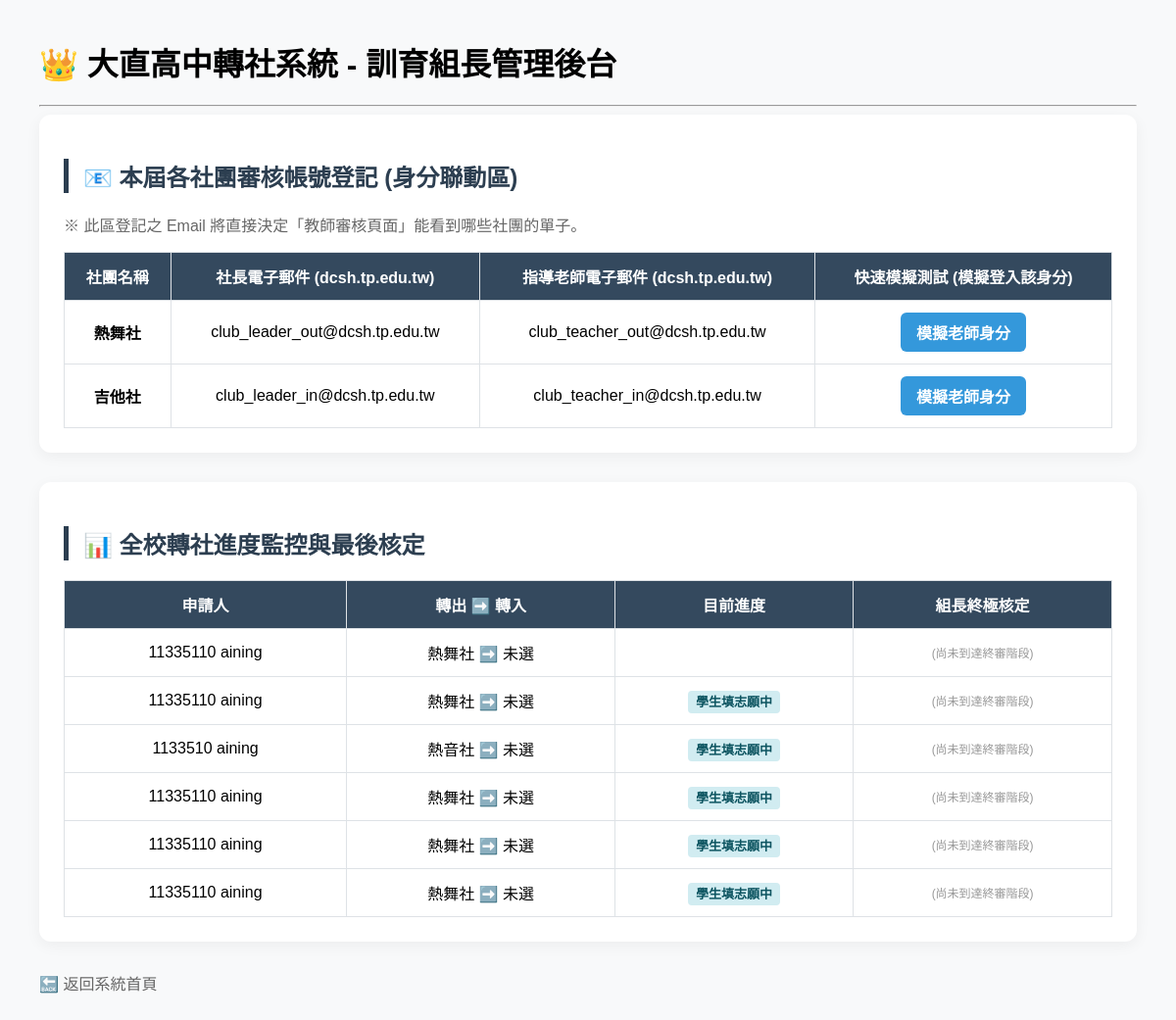
The app's page /apply/leader/, older data.
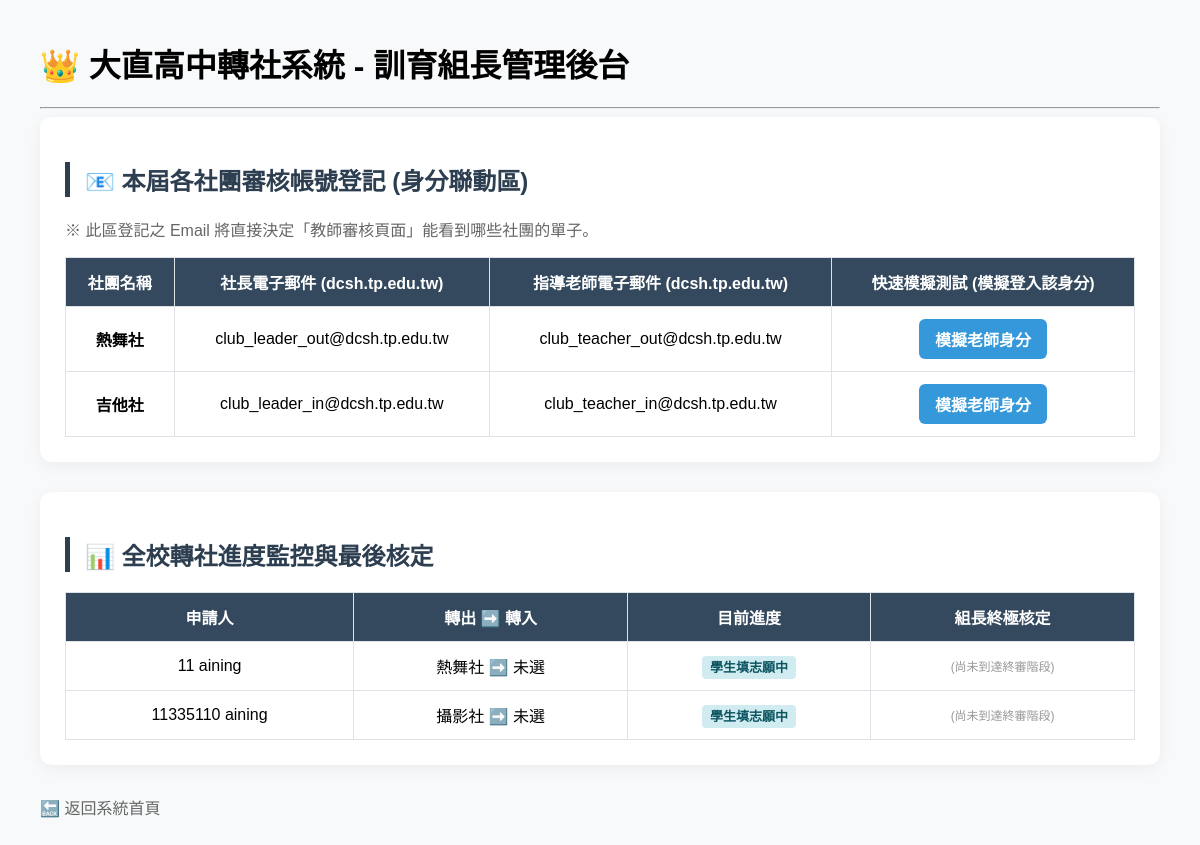
The same page, newer data.
### em/models.py (models this page shows, shortened)
class Apply(models.Model):
    STATUS_CHOICES = [
        (0, '第一關：等待原社社長審核'),
        (1, '第一關失敗：原社社長拒絕'),
        (2, '第二關：等待原社社師審核'),
        (3, '第二關失敗：原社社師拒絕'),
        (4, '申請成功：允許轉出'),
        (5, '第三關：選取欲轉入社團並填寫資料'),
        (6, '第四關：等待新社社長審核'),
        (7, '第四關失敗：新社社長拒絕'),
        (8, '第五關：等待新社社師審核'),
        (9, '第五關失敗：新社社師拒絕'),
        (10, '第六關：等待組長審核'),
        (11, '第六關失敗：組長拒絕'),
        (12, '第六關成功：申請成功'),
    ]
    applicant = models.ForeignKey(User, on_delete=models.CASCADE, verbose_name='申請者')
    student_id = models.CharField('學號', max_length=20)
    from_club = models.ForeignKey(Club, on_delete=models.CASCADE, related_name='out_applies', verbose_name='原社團',null=True, blank=True)
    target_club = models.ForeignKey(Club, on_delete=models.CASCADE, related_name='in_applies', verbose_name='想轉入的社團', null=True, blank=True)
    out_reason = models.TextField('轉出原因', null=True, blank=True)
    in_reason = models.TextField('轉入原因', null=True, blank=True)
    status = models.IntegerField('申請狀態', choices=STATUS_CHOICES, default=0)
    chief_approved = models.BooleanField(null=True, blank=True, verbose_name="原社社長審核")
    teacher_approved = models.BooleanField(null=True, blank=True, verbose_name="原社老師審核")
    new_chief_approved = models.BooleanField(null=True, blank=True, verbose_name="新社社長審核")
    new_teacher_approved = models.BooleanField(null=True, blank=True, verbose_name="新社老師審核")
    leader_approved = models.BooleanField(null=True, blank=True, verbose_name="訓育組長最終核定")

class Club(models.Model):
    CATEGORY_CHOICES = [
        ('才藝', '才藝性社團'),
        ('體育', '體育性社團'),
        ('育樂', '育樂性社團'),
        ('學術類自然', '學術類自然社團'),
        ('學術類社會', '學術類社會社團'),
    ]
    category = models.CharField(
        '社團屬性',
        max_length=10,
        choices=CATEGORY_CHOICES,
        default='才藝'
    )
    clubname = models.CharField('社團名稱', max_length=10)
    leadername = models.CharField('社長名稱', max_length=5)
    teachername = models.CharField('社師名稱', max_length=5)
    memberaccount = models.CharField('社團名額', max_length=3, default='40')
    def __str__(self):
        return self.clubname

### em/views.py (the view)
# urls.py: path('apply/leader/', views.leader, name='leader'),
def leader(request):
    all_applies = Apply.objects.all()
    return render(request, 'em/leader.html', {
        'object_list': all_applies,
        'fake_db': FAKE_TEACHER_DB
    })

### em/templates/em/leader.html (shortened to what this page needs)
<!DOCTYPE html>
<html>
<head>
</head>
<body>
    <h1>👑 大直高中轉社系統 - 訓育組長管理後台</h1>
    <hr>
    <div class="section">
        <h2>📧 本屆各社團審核帳號登記 (身分聯動區)</h2>
        <p style="color: #666;">※ 此區登記之 Email 將直接決定「教師審核頁面」能看到哪些社團的單子。</p>
        <table>
            <thead>
                <tr>
                    <th>社團名稱</th>
                    <th>社長電子郵件 (dcsh.tp.edu.tw)</th>
                    <th>指導老師電子郵件 (dcsh.tp.edu.tw)</th>
                    <th>快速模擬測試 (模擬登入該身分)</th>
                </tr>
            </thead>
            <tbody>
                <tr>
                    <td><strong>熱舞社</strong></td>
                    <td>club_leader_out@dcsh.tp.edu.tw</td>
                    <td>club_teacher_out@dcsh.tp.edu.tw</td>
                    <td>
                        <a href="{% url 'teacher_list' %}?mock_user=club_teacher_out@dcsh.tp.edu.tw" class="btn btn-blue">模擬老師身分</a>
                    </td>
                </tr>
                <tr>
                    <td><strong>吉他社</strong></td>
                    <td>club_leader_in@dcsh.tp.edu.tw</td>
                    <td>club_teacher_in@dcsh.tp.edu.tw</td>
                    <td>
                        <a href="{% url 'teacher_list' %}?mock_user=club_teacher_in@dcsh.tp.edu.tw" class="btn btn-blue">模擬老師身分</a>
                    </td>
                </tr>
            </tbody>
        </table>
    </div>
    <div class="section">
        <h2>📊 全校轉社進度監控與最後核定</h2>
        <table>
            <thead>
                <tr>
                    <th>申請人</th>
                    <th>轉出 ➡️ 轉入</th>
                    <th>目前進度</th>
                    <th>組長終極核定</th>
                </tr>
            </thead>
            <tbody>
                {% for apply in object_list %}
                <tr>
                    <td>{{ apply.student_id }} {{ apply.applicant.username }}</td>
                    <td>{{ apply.from_club }} ➡️ {{ apply.target_club|default:"未選" }}</td>
                    <td>
                        {% if apply.status == 0 %}<span class="status-badge" style="background: #eee;">原社審核中</span>
                        {% elif apply.status == 5 %}<span class="status-badge" style="background: #d1ecf1; color:#0c5460;">學生填志願中</span>
                        {% elif apply.status == 6 %}<span class="status-badge" style="background: #fff3cd; color:#856404;">新社審核中</span>
                        {% elif apply.status == 7 %}<span class="status-badge" style="background: #f8d7da; color:#721c24;">🎯 待組長終審</span>
                        {% elif apply.status == 11 %}<span class="status-badge" style="background: #d4edda; color:#155724;">✅ 轉社成功</span>
                        {% elif apply.status == 12 %}<span class="status-badge" style="background: #f8d7da; color:#721c24;">❌ 駁回</span>
                        {% endif %}
                    </td>
                    <td>
                        {% if apply.status == 7 %}
                            <a href="{% url 'review_apply' apply.pk 11 %}" class="btn btn-green">👑 核准結案</a>
                            <a href="{% url 'review_apply' apply.pk 12 %}" class="btn btn-red">駁回</a>
                        {% elif apply.status < 7 %}
                            <span style="color: #999; font-size: 12px;">(尚未到達終審階段)</span>
                        {% else %}
                            <span style="color: #999; font-size: 12px;">- 已結案 -</span>
                        {% endif %}
                    </td>
                </tr>
                {% endfor %}
            </tbody>
        </table>
    </div>
    <a href="{% url 'home' %}" style="color: #666; text-decoration: none;">🔙 返回系統首頁</a>
</body>
</html>

### em/templates/em/leader.html (style rules this page uses)
body { font-family: "Microsoft JhengHei", Arial, sans-serif; margin: 40px; background-color: #f8f9fa; }
.section { background: white; padding: 25px; border-radius: 12px; box-shadow: 0 4px 15px rgba(0,0,0,0.05); margin-bottom: 30px; }
h2 { color: #2c3e50; border-left: 5px solid #2c3e50; padding-left: 15px; }
table { width: 100%; border-collapse: collapse; margin-top: 15px; }
th, td { border: 1px solid #dee2e6; padding: 12px; text-align: center; }
th { background-color: #34495e; color: white; }
.btn { padding: 8px 16px; text-decoration: none; border-radius: 6px; font-weight: bold; color: white; display: inline-block; cursor: pointer; border: none; }
.btn-blue { background-color: #3498db; }
.status-badge { padding: 4px 8px; border-radius: 4px; font-size: 13px; font-weight: bold; }

Row changes from the older to the newer data that the page shows:
removed Apply: student_id "11335110", applicant.username "aining", from_club "熱舞社", target_club "未選", status "(尚未到達終審階段)"
removed Apply: student_id "11335110", applicant.username "aining", from_club "熱舞社", target_club "未選", status "學生填志願中"
removed Apply: student_id "1133510", applicant.username "aining", from_club "熱音社", target_club "未選", status "學生填志願中"
removed Apply: student_id "11335110", applicant.username "aining", from_club "熱舞社", target_club "未選", status "學生填志願中"
removed Apply: student_id "11335110", applicant.username "aining", from_club "熱舞社", target_club "未選", status "學生填志願中"
removed Apply: student_id "11335110", applicant.username "aining", from_club "熱舞社", target_club "未選", status "學生填志願中"
added Apply: student_id "11", applicant.username "aining", from_club "熱舞社", target_club "未選", status "學生填志願中"
added Apply: student_id "11335110", applicant.username "aining", from_club "攝影社", target_club "未選", status "學生填志願中"
